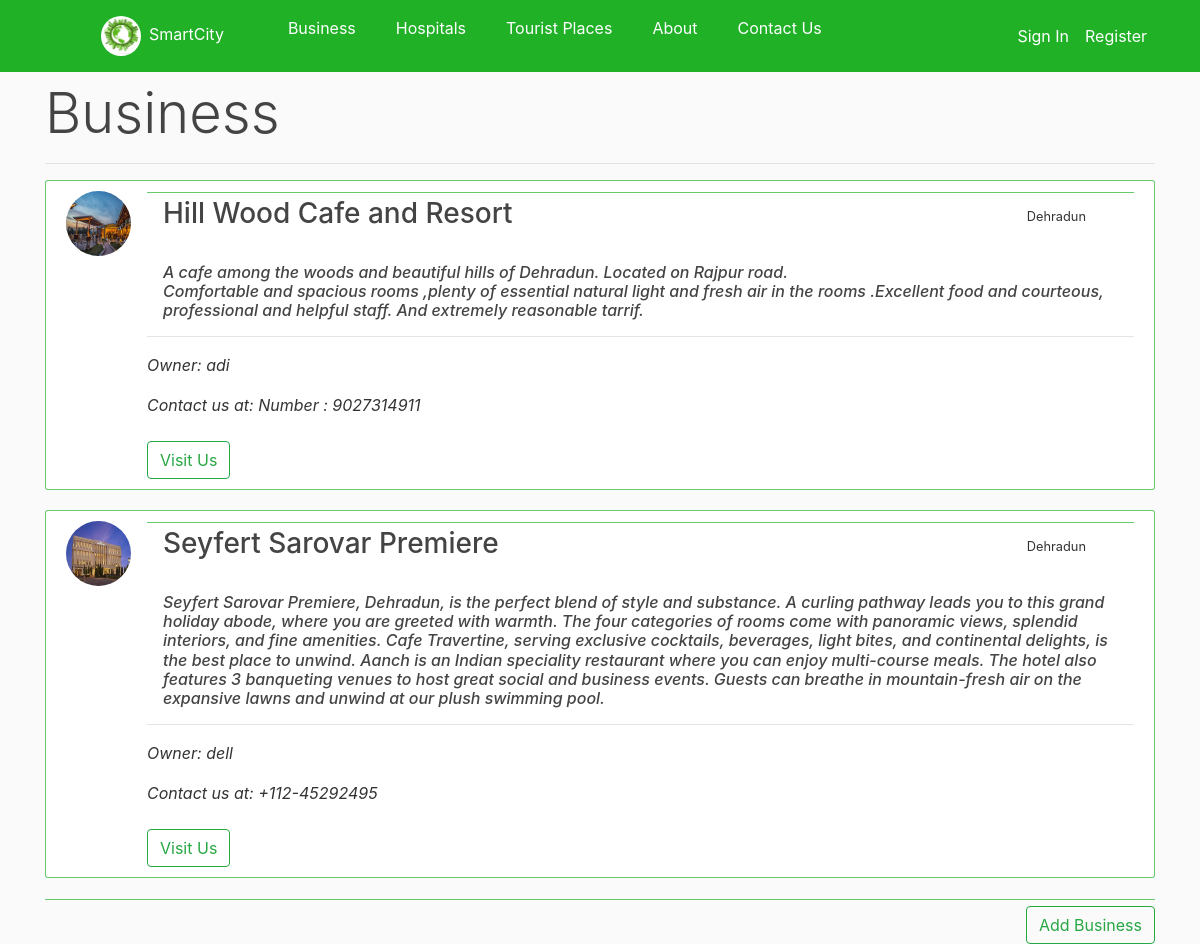
The app's page /business/ with its own data.
### home/models.py (models this page shows, shortened)
class Business(models.Model):
      owner= models.ForeignKey(User, on_delete=models.CASCADE)
      image=models.ImageField(default='bus_logo.png', upload_to='business_pp')
      name=models.CharField(max_length=50,default='business')
      location=models.CharField(max_length=50)
      description=models.TextField(blank=True)
      contact=models.TextField(blank=True)
      link=models.TextField(blank=True)

### home/views.py (the view)
# urls.py: path('business/',views.BusinessListView.as_view(),name='business-home'),
class BusinessListView(ListView):
      model=Business
      template_name='business/business-home.html'
      context_object_name='buss'

### home/templates/business/business-home.html
{% extends 'base.html' %}
{% block content %}
<div class="media-body">
      <h3 class="display-4">Business</h3>
      </div>
     <hr>
{% for b in buss  %}
<article class="media content-section">
      <img src="{{ b.image.url }}" class="rounded-circle article-img">
      <div class="media-body">
            <div class="article-metadata">
            <small class="float-right mt-3 mr-5">{{ b.location}}</small>
            </div>
      <h3><a class="article-title ml-3">{{ b.name }}</a></h3>
      <br>
      <h6 class="font-italic article-content ml-3"> {{ b.description }}</h6>
      <hr>
      <p class="font-italic"><a class="article-title " >Owner: {{ b.owner.username }}</a></p>
      <p class="font-italic">Contact us at: {{ b.contact }}</p>
      <a class="btn btn-outline-success mt-2 float-left" href="{{ b.link }}" >
            Visit Us
      </a>
      </div>
</article>
{% endfor %}
<div class="article-metadata">
      <a class="btn btn-outline-success mt-2 float-right" href="{% url 'business-add'%}" >
            Add Business
            </a>
</div>
{% endblock content %}

### home/static/home/main.css (style rules this page uses)
body { background: #fafafa; color: #333333; margin-top: 5rem; }
h1, h2, h3, h4, h5, h6 { color: #444444; }
.content-section { background: #ffffff; padding: 10px 20px; border: 1px solid #20b127ad; border-radius: 3px; margin-bottom: 20px; }
.article-title { color: #444444; }
.article-content { white-space: pre-line; }
.article-img { height: 65px; width: 65px; margin-right: 16px; }
.article-metadata { padding-bottom: 1px; margin-bottom: 4px; border-bottom: 1px solid #20b127ad; }

### records on screen
Business: image (picture), location "Dehradun", name "Hill Wood Cafe and Resort", description "A cafe among the woods and beautiful hills of Dehradun. Located on Rajpur road. Comfortable and spacious rooms ,plenty of essential natural light and fresh air in the rooms .Excellent food and courteous, professional and helpful staff. And extremely reasonable tarrif.", owner.username "adi", contact "Number : 9027314911"
Business: image (picture), location "Dehradun", name "Seyfert Sarovar Premiere", description "Seyfert Sarovar Premiere, Dehradun, is the perfect blend of style and substance. A curling pathway leads you to this grand holiday abode, where you are greeted with warmth. The four categories of rooms come with panoramic views, splendid interiors, and fine amenities. Cafe Travertine, serving exclusive cocktails, beverages, light bites, and continental delights, is the best place to unwind. Aanch is an Indian speciality restaurant where you can enjoy multi-course meals. The hotel also features 3 banqueting venues to host great social and business events. Guests can breathe in mountain-fresh air on the expansive lawns and unwind at our plush swimming pool.", owner.username "dell", contact "+112-45292495"
